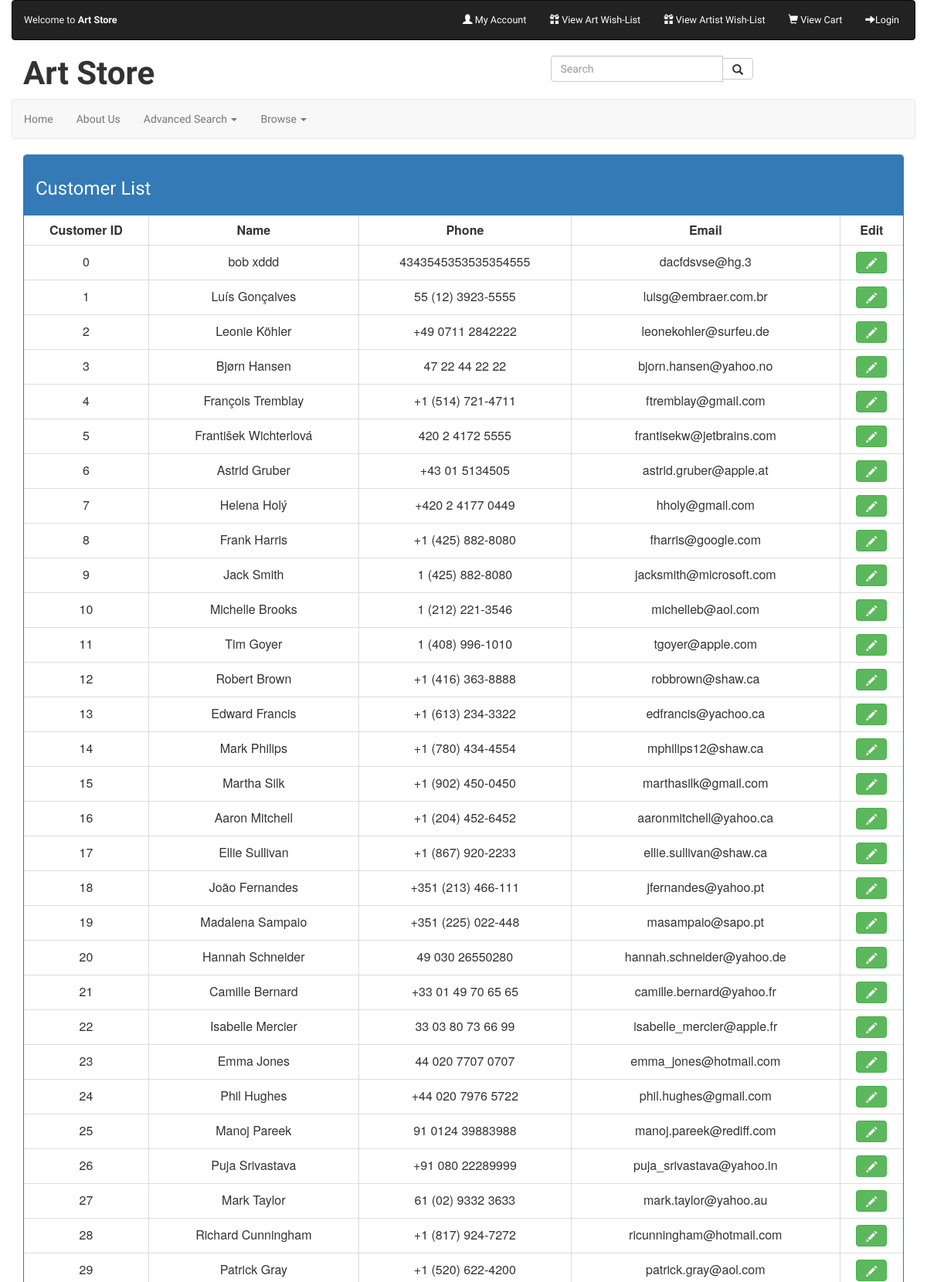
/customer-list.php (signed in, upper part), run on the app's committed database.
### tables this page shows
CREATE TABLE `customers` (
  `CustomerID` int(11) NOT NULL,
  `FirstName` varchar(255) DEFAULT NULL,
  `LastName` varchar(255) DEFAULT NULL,
  `Address` varchar(255) DEFAULT NULL,
  `City` varchar(255) DEFAULT NULL,
  `Region` varchar(255) DEFAULT NULL,
  `Country` varchar(255) DEFAULT NULL,
  `Postal` varchar(255) DEFAULT NULL,
  `Phone` varchar(255) DEFAULT NULL,
  `Email` varchar(255) DEFAULT NULL,
  `Privacy` varchar(255) DEFAULT NULL
);

### includes/admin-check.php (called while the page is built)
<?php
function isAdmin ($id) {
    try {
        $conn = new PDO(DBCONNSTRING, DBUSER, DBPASS);
        $conn->setAttribute(PDO::ATTR_ERRMODE, PDO::ERRMODE_EXCEPTION);
        $sql = "SELECT Admin FROM CustomerLogon WHERE CustomerID=$id";
        $adminResult = $conn->prepare($sql);
        $adminResult->execute();
        foreach($adminResult as $key => $value) {
            $admin = $value['Admin'];
        }
    } catch (PDOException $e) {
        echo "Connection failed: " . $e->getMessage();
    }
    if ($admin == 1) {
        return true;
    }
    else {
        echo "</br>";
    }
    return false;
}
?>

### classes/customerlist.class.php (the view, shortened to what this page needs)
<?php
class CustomerList{
    private $customerID;
    private $firstName;
    private $lastName;
    private $phone;
    private $email;
    public function __construct($cId, $fn, $ln, $add, $city, $reg, $count, $post, $phon, $emal, $privc)
    {
        $this->customerID = $cId;
        $this->firstName = $fn;
        $this->lastName = $ln;
        $this->phone = $phon;
        $this->email = $emal;
    }
    public function getCustomerId() {
        return $this->customerID;
    }
    public function __toString(){
        return
            '
    <tr>
    <td  style="padding:10px; text-align: center; "> '.$this->customerID.'</td>
    <td  style="padding:10px; text-align: center;"> '.$this->firstName. " ".$this->lastName.' </td>
    <td  style="padding:10px;  text-align: center;"> '.$this->phone.'</td>
    <td  style="padding:10px; text-align: center; "> '.$this->email.'</td>
    <td style = "text-align: center;"><a href="edit-customer.php?customerid='.$this->getCustomerId().'"><button class ="btn btn-success btn-s"><span class = "glyphicon glyphicon-pencil"> </span> </button></a></td>
    </tr>
    ';
    }
}
?>

### customer-list.php (shortened to what this page needs)
<?php
include "classes/customerlist.class.php";
include "includes/head.inc.php";
include('includes/primary-navigation.inc.php');
function getCustomerList() {
    try {
        $pdo = new PDO(DBCONNSTRING,DBUSER,DBPASS);
        $pdo->setAttribute(PDO::ATTR_ERRMODE, PDO::ERRMODE_EXCEPTION);
        $sql = "SELECT * FROM Customers ORDER BY CustomerID ASC ";
        $result = $pdo->query($sql);
        while ($row = $result->fetch()) {
            $aCustomer = new CustomerList($row['CustomerID'],$row['FirstName'],$row['LastName'],$row['Address'],
                $row['City'],$row['Region'], $row['Country'],$row['Postal'], $row['Phone'], $row['Email'], $row['Privacy']);
            $customerlist[] = $aCustomer;
        }
    }
    catch (PDOException $e) {
        die($e->getMessage());
    }
    return $customerlist;
}
?>
<!DOCTYPE html>
<html lang="en">
<body>
                         <?php
                         if ( @$_SESSION['cusID']) {
                             if (isAdmin($_SESSION['cusID'])) {
                                 echo '
                        <div class="panel panel-primary">
                            <div class="panel-heading">
                                <h3 class="google-font">Customer List </h3>
                            </div>
                             <table class = "table table-bordered">
                             <thead>
                             <tr>
                             <th scope="col" style = "text-align: center;">Customer ID</th>
                            <th scope="col" style = "text-align: center;">Name</th>
                            <th scope="col" style = "text-align: center;">Phone</th>
                            <th scope="col" style = "text-align: center;">Email</th>
                            <th scope="col" style = "text-align: center;">Edit</th>
                            </tr>
                            </thead>
                            <tbody>';
                                 $customers = getCustomerList();
                                 foreach ($customers as $customerList) {
                                     echo $customerList;
                                 }
                             }
                         }
                        ?>
        </tbody>
    </table>
</div>
</body>

### css/common.css (style rules this page uses)
.google-font { font-family: 'PT Sans Caption', sans-serif; }

### data on the page
customers: CustomerID "0", FirstName "bob", LastName "xddd", Phone "4343545353535354555", Email "dacfdsvse@hg.3"
customers: CustomerID "1", FirstName "Luís", LastName "Gonçalves", Phone "55 (12) 3923-5555", Email "luisg@embraer.com.br"
customers: CustomerID "2", FirstName "Leonie", LastName "Köhler", Phone "+49 0711 2842222", Email "leonekohler@surfeu.de"
customers: CustomerID "3", FirstName "Bjørn", LastName "Hansen", Phone "47 22 44 22 22", Email "bjorn.hansen@yahoo.no"
customers: CustomerID "4", FirstName "François", LastName "Tremblay", Phone "+1 (514) 721-4711", Email "ftremblay@gmail.com"
customers: CustomerID "5", FirstName "František", LastName "Wichterlová", Phone "420 2 4172 5555", Email "frantisekw@jetbrains.com"
customers: CustomerID "6", FirstName "Astrid", LastName "Gruber", Phone "+43 01 5134505", Email "astrid.gruber@apple.at"
customers: CustomerID "7", FirstName "Helena", LastName "Holý", Phone "+420 2 4177 0449", Email "hholy@gmail.com"
customers: CustomerID "8", FirstName "Frank", LastName "Harris", Phone "+1 (425) 882-8080", Email "fharris@google.com"
customers: CustomerID "9", FirstName "Jack", LastName "Smith", Phone "1 (425) 882-8080", Email "jacksmith@microsoft.com"
customers: CustomerID "10", FirstName "Michelle", LastName "Brooks", Phone "1 (212) 221-3546", Email "michelleb@aol.com"
customers: CustomerID "11", FirstName "Tim", LastName "Goyer", Phone "1 (408) 996-1010", Email "tgoyer@apple.com"
customers: CustomerID "12", FirstName "Robert", LastName "Brown", Phone "+1 (416) 363-8888", Email "robbrown@shaw.ca"
customers: CustomerID "13", FirstName "Edward", LastName "Francis", Phone "+1 (613) 234-3322", Email "edfrancis@yachoo.ca"
customers: CustomerID "14", FirstName "Mark", LastName "Philips", Phone "+1 (780) 434-4554", Email "mphilips12@shaw.ca"
customers: CustomerID "15", FirstName "Martha", LastName "Silk", Phone "+1 (902) 450-0450", Email "marthasilk@gmail.com"
customers: CustomerID "16", FirstName "Aaron", LastName "Mitchell", Phone "+1 (204) 452-6452", Email "aaronmitchell@yahoo.ca"
customers: CustomerID "17", FirstName "Ellie", LastName "Sullivan", Phone "+1 (867) 920-2233", Email "ellie.sullivan@shaw.ca"
customers: CustomerID "18", FirstName "João", LastName "Fernandes", Phone "+351 (213) 466-111", Email "jfernandes@yahoo.pt"
customers: CustomerID "19", FirstName "Madalena", LastName "Sampaio", Phone "+351 (225) 022-448", Email "masampaio@sapo.pt"
customers: CustomerID "20", FirstName "Hannah", LastName "Schneider", Phone "49 030 26550280", Email "hannah.schneider@yahoo.de"
customers: CustomerID "21", FirstName "Camille", LastName "Bernard", Phone "+33 01 49 70 65 65", Email "camille.bernard@yahoo.fr"
customers: CustomerID "22", FirstName "Isabelle", LastName "Mercier", Phone "33 03 80 73 66 99", Email "isabelle_mercier@apple.fr"
customers: CustomerID "23", FirstName "Emma", LastName "Jones", Phone "44 020 7707 0707", Email "emma_jones@hotmail.com"
customers: CustomerID "24", FirstName "Phil", LastName "Hughes", Phone "+44 020 7976 5722", Email "phil.hughes@gmail.com"
customers: CustomerID "25", FirstName "Manoj", LastName "Pareek", Phone "91 0124 39883988", Email "manoj.pareek@rediff.com"
customers: CustomerID "26", FirstName "Puja", LastName "Srivastava", Phone "+91 080 22289999", Email "puja_srivastava@yahoo.in"
customers: CustomerID "27", FirstName "Mark", LastName "Taylor", Phone "61 (02) 9332 3633", Email "mark.taylor@yahoo.au"
customers: CustomerID "28", FirstName "Richard", LastName "Cunningham", Phone "+1 (817) 924-7272", Email "ricunningham@hotmail.com"
customers: CustomerID "29", FirstName "Patrick", LastName "Gray", Phone "+1 (520) 622-4200", Email "patrick.gray@aol.com"

### other printed values
$btn "Login"
